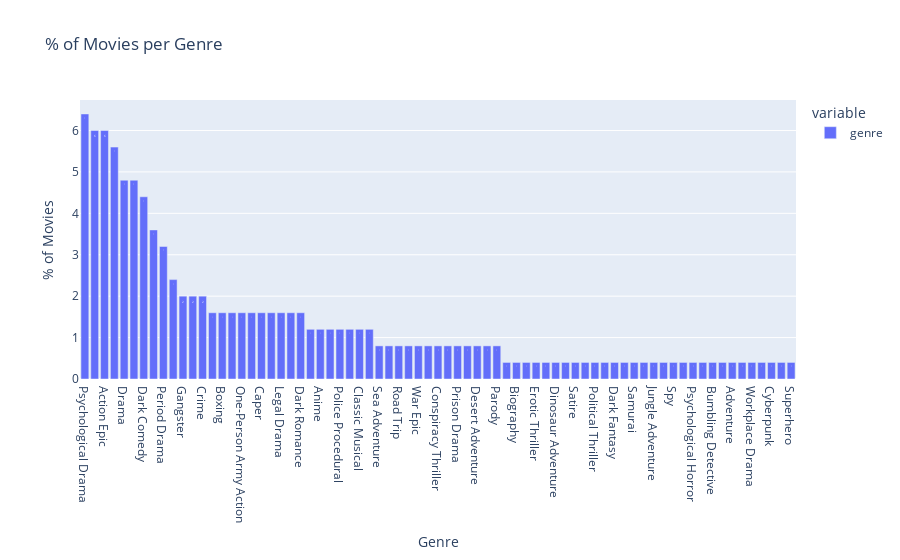

The cell this chart's notebook holds for it:
### Markdown cell above
## Movies per genre

### Code cell
fig = px.bar(df['genre'].value_counts('d')*100,
             text_auto=True,
             title = '% of Movies per Genre',
             labels={'index':'Genre',
                     'value':'% of Movies'})
fig.show()

### Figure 1 — Plotly figure (JSON) as saved in the notebook; plotly's stock layout.template omitted (floating-point values rounded to 4 significant figures)
{"data": [{"alignmentgroup": "True", "hovertemplate": "variable=genre<br>Genre=%{x}<br>% of Movies=%{y}<extra></extra>", "legendgroup": "genre", "marker": {"color": "#636efa", "pattern": {"shape": ""}}, "name": "genre", "offsetgroup": "genre", "orientation": "v", "showlegend": true, "textposition": "auto", "texttemplate": "%{y}", "type": "bar", "x": ["Psychological Drama", "Docudrama", "Action Epic", "Epic", "Drama", "Adventure Epic", "Dark Comedy", "Coming-of-Age", "Period Drama", "Computer Animation", "Gangster", "Psychological Thriller", "Crime", "Animal Adventure", "Boxing", "Cop Drama", "One-Person Army Action", "Buddy Comedy", "Caper", "Feel-Good Romance", "Legal Drama", "Tragedy", "Dark Romance", "Film Noir", "Anime", "Dystopian Sci-Fi", "Police Procedural", "Alien Invasion", "Classic Musical", "Farce", "Sea Adventure", "Adult Animation", "Road Trip", "Costume Drama", "War Epic", "Artificial Intelligence", "Conspiracy Thriller", "Suspense Mystery", "Prison Drama", "Space Sci-Fi", "Desert Adventure", "Action", "Parody", "Romantic Comedy", "Biography", "Hand-Drawn Animation", "Erotic Thriller", "Contemporary Western", "Dinosaur Adventure", "High-Concept Comedy", "Satire", "Martial Arts", "Political Thriller", "Comedy", "Dark Fantasy", "Showbiz Drama", "Samurai", "Supernatural Horror", "Jungle Adventure", "Screwball Comedy", "Spy", "Holiday Comedy", "Psychological Horror", "Political Drama", "Bumbling Detective", "Car Action", "Adventure", "Medical Drama", "Workplace Drama", "Slapstick", "Cyberpunk", "Drug Crime", "Superhero"], "xaxis": "x", "y": [6.4, 6, 6, 5.6, 4.8, 4.8, 4.4, 3.6, 3.2, 2.4, 2, 2, 2, 1.6, 1.6, 1.6, 1.6, 1.6, 1.6, 1.6, 1.6, 1.6, 1.6, 1.2, 1.2, 1.2, 1.2, 1.2, 1.2, 1.2, 0.8, 0.8, 0.8, 0.8, 0.8, 0.8, 0.8, 0.8, 0.8, 0.8, 0.8, 0.8, 0.8, 0.4, 0.4, 0.4, 0.4, 0.4, 0.4, 0.4, 0.4, 0.4, 0.4, 0.4, 0.4, 0.4, 0.4, 0.4, 0.4, 0.4, 0.4, 0.4, 0.4, 0.4, 0.4, 0.4, 0.4, 0.4, 0.4, 0.4, 0.4, 0.4, 0.4], "yaxis": "y"}], "layout": {"barmode": "relative", "legend": {"title": {"text": "variable"}, "tracegroupgap": 0}, "title": {"text": "% of Movies per Genre"}, "xaxis": {"anchor": "y", "domain": [0, 1], "title": {"text": "Genre"}}, "yaxis": {"anchor": "x", "domain": [0, 1], "title": {"text": "% of Movies"}}}}
